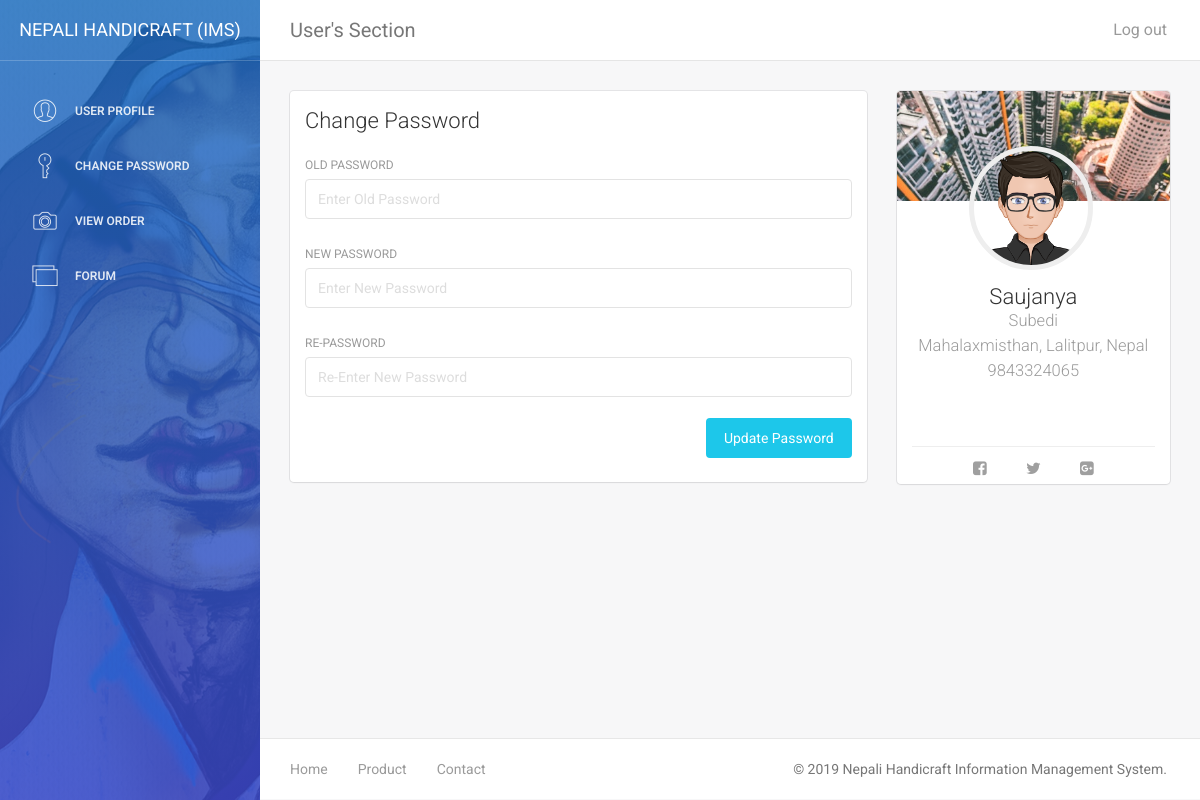
The app's page /user/change-password.php (signed in), older data.
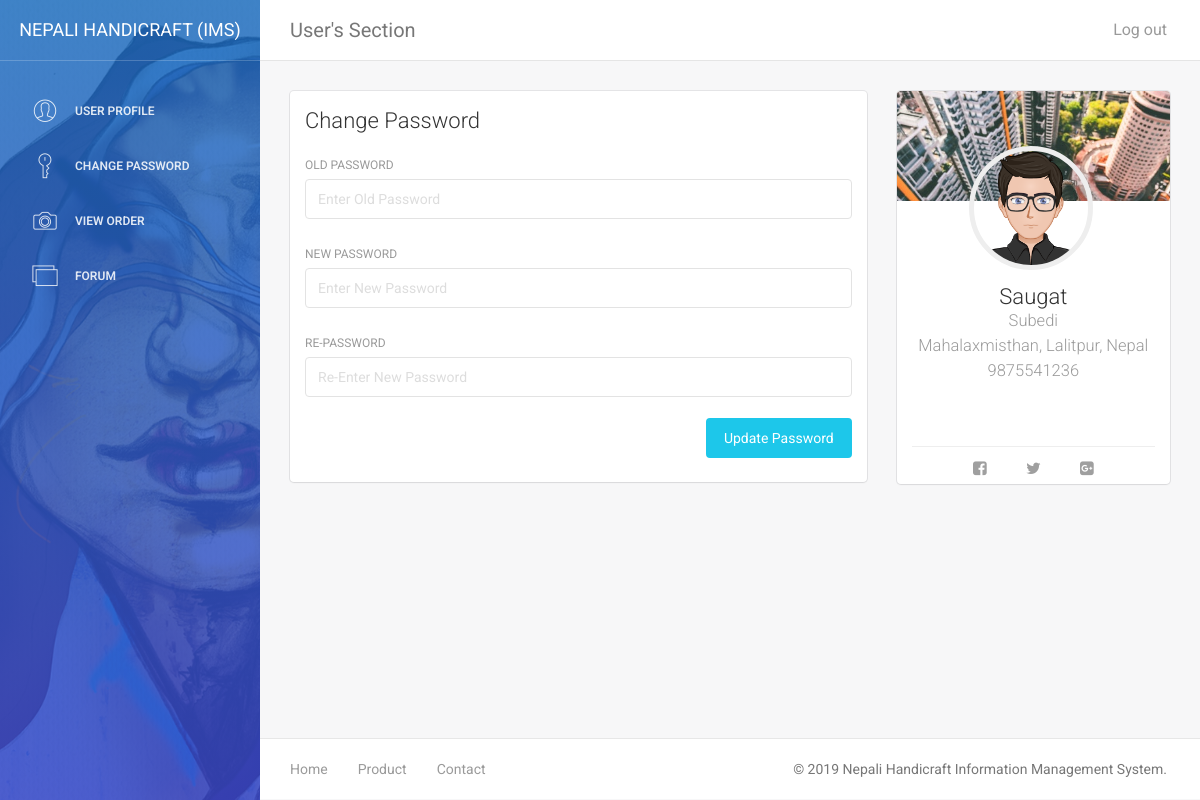
The same page, newer data.
### tables this page shows
CREATE TABLE `tbl_register_user` (
  `u_id` int(11) NOT NULL,
  `fname` varchar(50) NOT NULL,
  `lname` varchar(255) NOT NULL,
  `e_mail` varchar(255) NOT NULL,
  `telephone` bigint(50) NOT NULL,
  `address` varchar(255) NOT NULL,
  `city` varchar(255) NOT NULL,
  `country` varchar(50) NOT NULL,
  `region` varchar(50) NOT NULL,
  `gender` enum('Male','Female','Other','') NOT NULL,
  `password` varchar(255) NOT NULL,
  `confirm_password` varchar(255) NOT NULL
);

### includes/dbConnection.php (called while the page is built, shortened)
<?php
class Connection
{
    private $host;
    private $user;
    private $password;
    private $database;
    private $connect;
    public function __construct()
    {
        $this->host = "localhost";
        $this->user = "root";
        $this->password = "";
        $this->database = "00174648_devishbaidawarchhetri_cp";
    }
    public function getConnection()
    {
        $this->connect = new mysqli($this->host,$this->user,$this->password,$this->database);
        if($this->connect->connect_error)
        {
            die("Error :" .$this->connect->error);
        }
        else
        {
            return $this->connect;
        }
    }
    public function getData($sql)
    {
        $data = [];
        $result = $this->connect->query($sql);
        if($result->num_rows > 0)
        {
            while($row = $result->fetch_assoc())
            {
                $data[] = $row;
            }
        }
        else
        {
            echo "No data found";
        }
        return $data;
    }
}

### classes/user.class.php (called while the page is built, shortened)
<?php
    require "../includes/dbConnection.php";
    Class User extends Connection
    {
        private $connect;
        function __construct(){
            $this->connect = new Connection();
        }
        public function selectUser($u_id){
            return $this->connect->getData("SELECT * FROM `tbl_register_user` WHERE `u_id` = '$u_id'");
        }
    }
?>

### user/change-password.php (the view, shortened to what the changed rows need)
<?php
    require "../classes/user.class.php";
    $user = new User();
    $userID = $_SESSION['user-id'];
    $data = $user->selectUser($userID);
?>
<!doctype html>
<html lang="en">
<head>
    <link href="assets/css/bootstrap.min.css" rel="stylesheet" />
    <link href="assets/css/animate.min.css" rel="stylesheet"/>
    <link href="assets/css/light-bootstrap-dashboard.css?v=1.4.0" rel="stylesheet"/>
    <link href="assets/css/demo.css" rel="stylesheet" />
    <link href="http://maxcdn.bootstrapcdn.com/font-awesome/4.2.0/css/font-awesome.min.css" rel="stylesheet">
    <link href="assets/css/pe-icon-7-stroke.css" rel="stylesheet" />
</head>
<body>
<div class="wrapper">
    <div class="main-panel">
        <div class="content">
            <div class="container-fluid">
                <div class="row">
                    <div class="col-md-4">
                        <div class="card card-user">
                            <div class="content">
                                <div class="author">
                                     <a href="#">
                                    <img class="avatar border-gray" src="assets/img/faces/face-3.jpg" alt="..."/>
                                      <h4 class="title"><?php echo $data[0]['fname']; ?><br>
                                         <small><?php echo $data[0]['lname']; ?></small><br>
                                         <small><?php echo $data[0]['address']; ?>, <?php echo $data[0]['city']; ?>, <?php echo $data[0]['country']; ?></small><br>
                                         <small><?php echo $data[0]['telephone']; ?></small>
                                      </h4>
                                    </a>
                                </div>
                            </div>
                        </div>
                    </div>
                </div>
            </div>
        </div>
    </div>
</div>
</body>
</html>

Row changes from the older to the newer data that the page shows:
changed tbl_register_user "Subedi": fname "Saujanya" → "Saugat"; telephone "9843324065" → "9875541236"
